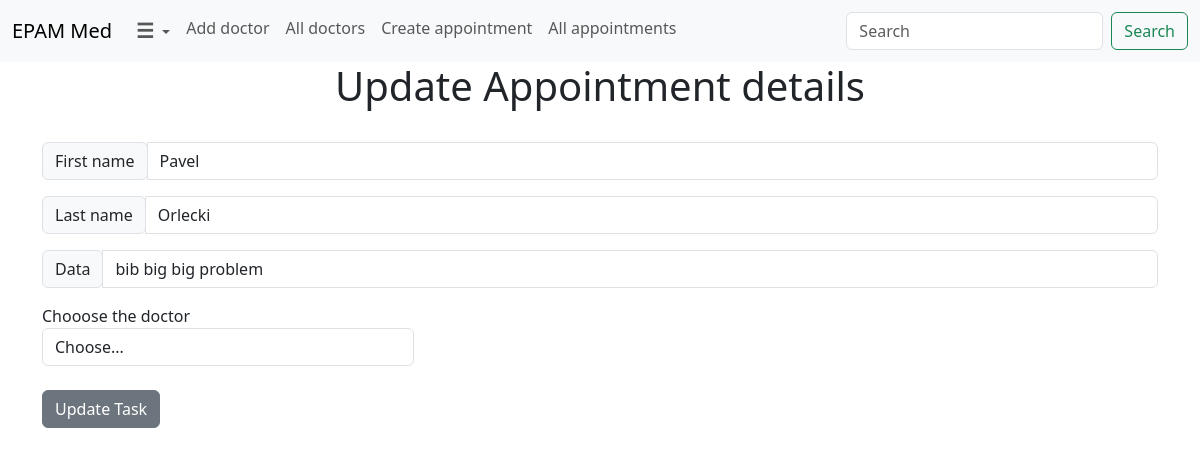
/record_update/1, run on the app's committed database.
### med_ua/models.py (models this page shows)
class Record(db.Model):
    id = db.Column(db.Integer, primary_key=True)
    data = db.Column(db.String(1000))
    first_name = db.Column(db.String(100))
    last_name = db.Column(db.String(100))
    date = db.Column(db.DateTime(timezone=True), default=func.now())
    doctor_id = db.Column(db.Integer, db.ForeignKey('doctor.id'))

### med_ua/rotes.py (the view)
@main.route('/record_update/<int:id>', methods = ['GET', 'POST'])
def record_update(id):
    option_list=[]
    results = db.session.query(Doctor.name).all()
    for result in results:
        option_list.append(result[0])
    record_to_update = Record.query.get_or_404(id)
    if request.method == 'POST':
        current_doctor_choice=request.form.get('doctor_id')
        try:
            doctor_id = db.session.query(Doctor).filter(Doctor.name == current_doctor_choice).first().id
            if doctor_id != None:
                record_to_update.doctor_id=doctor_id
        except:
            flash(f'You didn\'t select a doctor', category='error')
            return redirect(f'/record_update/{record_to_update.id}')
        record_to_update.first_name=request.form.get('first_name')
        record_to_update.last_name=request.form.get('last_name')
        record_to_update.data=request.form.get('data')
        record_to_update.date=func.now()
        db.session.commit()
        flash(f'Record \'{record_to_update.id}\' has been updated successfully!', category='success')
        return redirect('/records_list')
    else:
        return render_template('record_update.html', record=record_to_update, option_list=option_list)

### med_ua/templates/record_update.html (shortened to what this page needs)
{% extends 'layout.html' %}
{% block body %}
<div class='content'>
    <h1 style='text-align: center'>Update Appointment details</h1>
    <br>
    <form action='' method='POST'>
        <div class="input-group mb-3">
            <div class="input-group-prepend">
              <span class="input-group-text" id="inputGroup-sizing-default">First name</span>
            </div>
            <input type="text" class="form-control" aria-label="Name"
             aria-describedby="inputGroup-sizing-default" name='first_name' value = '{{record.first_name}}'>
            </div>
       <div class="input-group mb-3">
            <div class="input-group-prepend">
              <span class="input-group-text" id="inputGroup-sizing-default">Last name</span>
            </div>
            <input type="text" class="form-control" aria-label="Last name"
             aria-describedby="inputGroup-sizing-default" name='last_name' id='content' value = '{{record.last_name}}'>
            </div>
      <div class="input-group mb-3">
            <div class="input-group-prepend">
              <span class="input-group-text" id="inputGroup-sizing-default">Data</span>
            </div>
            <input type="text" class="form-control" aria-label="Experience"
             aria-describedby="inputGroup-sizing-default" name='data' id='content' value = '{{record.data}}'>
            </div>
    <div class="form-group col-md-4">
        <label for="inputState">Chooose the doctor</label>
        <select id="inputState" class="form-control" name='doctor_id' value={{record.doctor_id}}>
            <option selected disabled>Choose...</option>
        </select>
        </div>
        <br>
        <input class='btn btn-secondary'type='submit' value='Update Task'>
        <br>
    </form>
</div>
{% endblock %}

### data on the page
Record: first_name "Pavel", last_name "Orlecki", data "bib big big problem"
